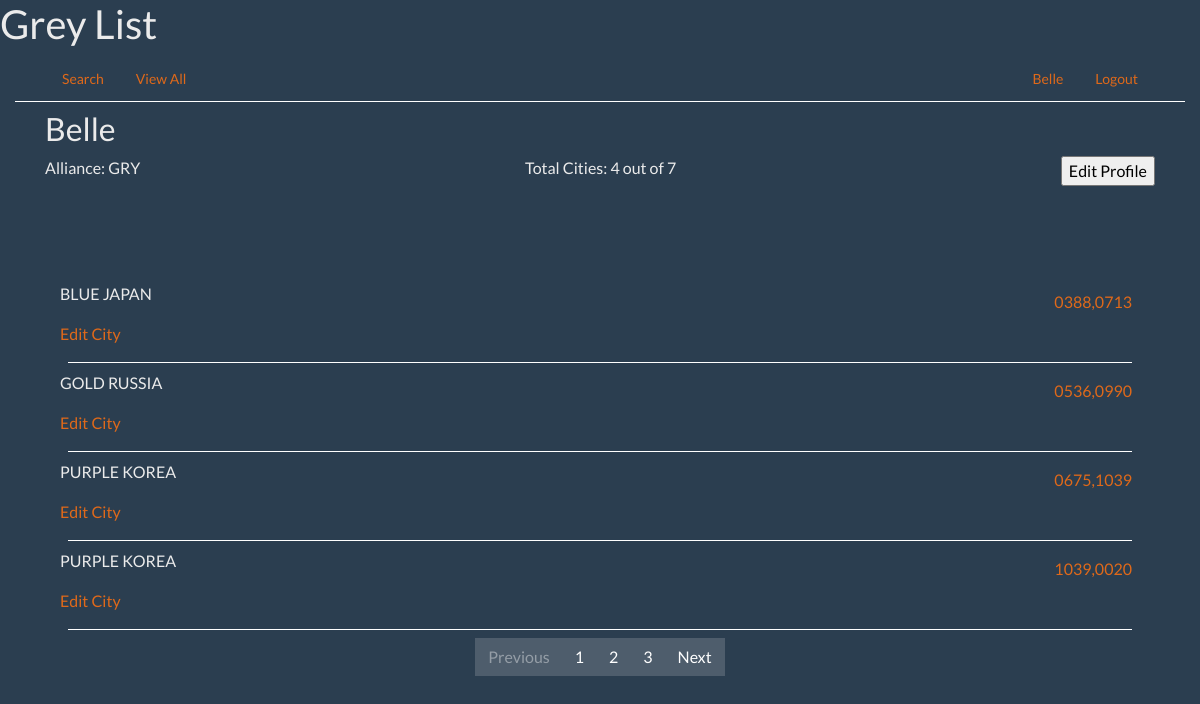
Screenshot of /user/profile/1/ with the database file from the repository.
### subCityList/models.py (models this page shows, shortened)
class Player (models.Model):
    id = models.AutoField(primary_key=True)
    name = models.CharField(max_length=200, blank=False, unique=True)
    team = models.CharField(max_length=3, choices=TEAM_NAMES, default=None)
    rank = models.IntegerField(choices=RANKS, default=KNIGHT)

class Subcity (models.Model):
    id = models.AutoField(primary_key=True)
    coords = models.CharField(max_length=9, blank=False, unique=True)
    player = models.ForeignKey(Player, related_name='cities', blank=False, on_delete=models.CASCADE)
    culture = models.CharField(max_length=7, blank=False, choices=SUB_CULTURE, default=JAPAN)
    quality = models.CharField(max_length=6, blank=False, choices=SUB_QUALITY, default=EXCELLENT)

### subCityList/views.py (the view)
# urls.py: path('user/profile/<int:user_pk>/', views.user_profile, name='user_profile'),
def user_profile(request, user_pk):
    user = User.objects.get(id=user_pk)
    username = user.username
    player = Player.objects.filter(name__iexact=username).first()
    if player:
        cities = Subcity.objects.filter(player=player.id).order_by('quality')
    else:
        player = Player(name=username, team='GRY', rank=7)
        cities = Subcity.objects.filter(player=player.id).order_by('quality')
    return render(request, 'subCityList/user/profile.html', {'cities': cities, 'user': user, 'player': player})

### subCityList/templates/subCityList/user/profile.html
{% extends 'subCityList/base.html' %}
{% block content %}
    <div>
    <h2>{{ user.username }}</h2>
    <div class="d-flex pb-5">
        <div class="mr-auto"> Alliance: {{ player.team }}</div>
        <div class="mr-auto">Total Cities: {{ player.cities.count }} out of {{ player.rank }}</div>
    {% if user.username %}
        <form action="{% url 'subCityList:edit_user_profile' %}">
        <input id="edit_profile_form" type='submit' value='Edit Profile'>
        </form>
    {% endif %}
    </div>
    <div class="container pt-5 justify-content-center">
    {% for city in cities %}
        <div class='d-flex' id="city_{{ city.id }}">
            <div class="mr-auto">{{ city.quality }} {{ city.culture }}</div>
            <div class="p-2"><a href="{% url 'subCityList:city_detail' city_pk=city.id %}">{{ city.coords }}</a></div>
        </div>
        <p><a href="{% url 'subCityList:city_edit' city_pk=city.id %}">Edit City</a></p>
        <div class="border-bottom border-white m-2"></div>
    {% empty %}
        <p id='no_records'>No Cities Entered Yet</p>
    {% endfor %}
    </div>
    </div>
{% endblock %}

### subCityList/templates/subCityList/base.html (shortened to what this page needs)
{% load bootstrap4 %}
<!doctype html>
<html lang="en">
    <head>
        <link rel="stylesheet" href="https://stackpath.bootstrapcdn.com/bootswatch/4.3.1/superhero/bootstrap.min.css">
    </head>
    <body>
        <h1>Grey List</h1>
        <div class="container-fluid no-gutters">
             <nav class="navbar navbar-inverse">
                 <div class="container-fluid no-gutters">
                     <ul class="nav justify-content-start">
                         <li class="nav-item"><a class="nav-link" href="{% url 'subCityList:player_list' %}">Search</a></li>
                         <li class="nav-item"><a class="nav-link" href="{% url 'subCityList:city_view_all' %}">View All</a></li>
                     </ul>
                     <ul class="nav justify-content-end">
                         {% if user.is_authenticated %}
                             <li class="nav-item"><a class="nav-link" href="{% url 'subCityList:user_profile' user_pk=user.pk %}">{{ user.username }}</a></li>
                             <li class="nav-item"><a class="nav-link" href="{% url 'subCityList:logout' %}"> Logout </a></li>
                         {% else %}
                             <li class="nav-item"><a class="nav-link" href="{% url 'subCityList:login' %}?next={{ request.path }}"> Login or Sign Up </a></li>
                         {% endif %}
                     </ul>
                 </div>
             </nav>
            <div class="border-bottom border-white"></div>
             <div class="container justify-content-start mt-2">
                 {% block content %}
                 {% endblock %}
            </div>
            <nav aria-label="results page">
                <ul class="pagination justify-content-center">
                    <li class="page-item disabled">
                        <a class="page-link" href="#" tabindex="-1">Previous</a>
                    </li>
                <li class="page-item"><a class="page-link" href="#">1</a></li>
                <li class="page-item"><a class="page-link" href="#">2</a></li>
                <li class="page-item"><a class="page-link" href="#">3</a></li>
                <li class="page-item">
                  <a class="page-link" href="#">Next</a>
                </li>
              </ul>
            </nav>
        </div>
    </body>
</html>

### rows the page displays
Player: team "GRY", cities.count "4", rank "7"
Subcity: quality "BLUE", culture "JAPAN", coords "0388,0713"
Subcity: quality "GOLD", culture "RUSSIA", coords "0536,0990"
Subcity: quality "PURPLE", culture "KOREA", coords "0675,1039"
Subcity: quality "PURPLE", culture "KOREA", coords "1039,0020"

### other values shown
{{ user.username }} "Belle"
